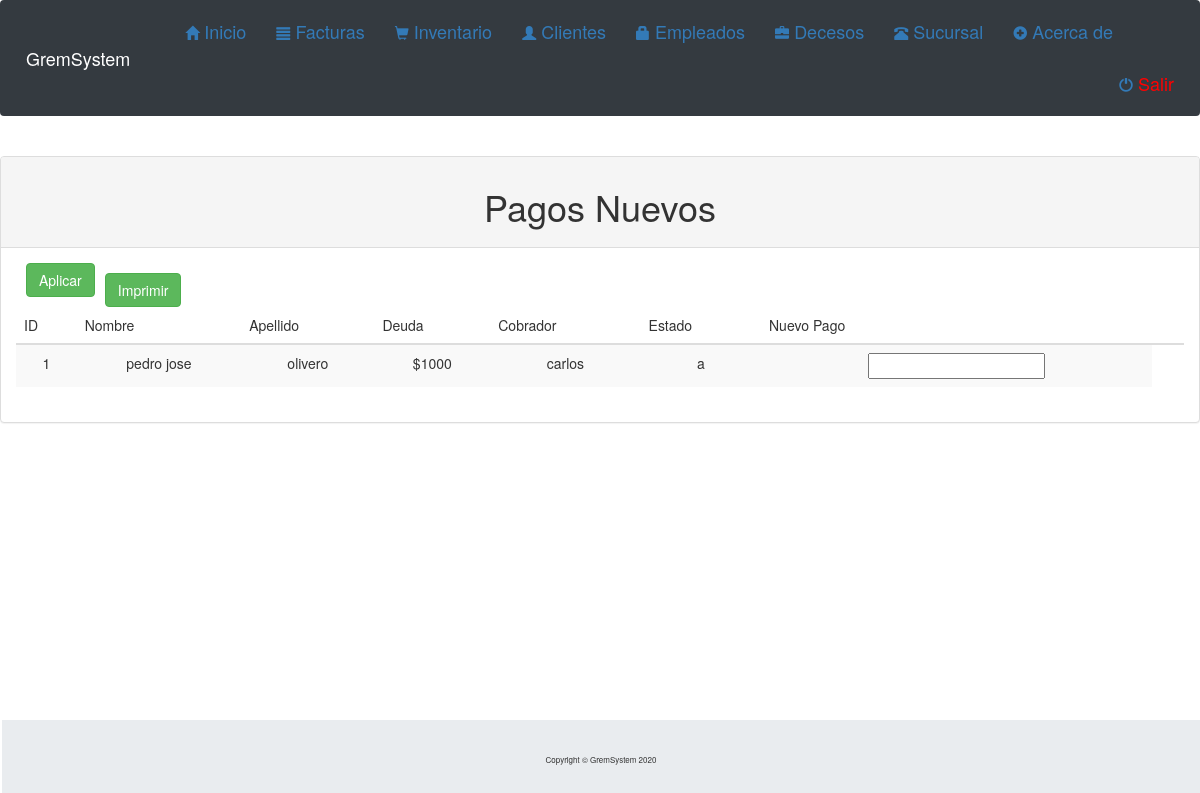
Screenshot of /facturacion_nueva.php with the database file from the repository.
### tables this page shows
CREATE TABLE `socio` (
  `id_clien` int(11) NOT NULL,
  `nombreclien` varchar(20) DEFAULT NULL,
  `apellidoclien` varchar(100) DEFAULT NULL,
  `cedulaclien` varchar(100) DEFAULT NULL,
  `telefonoclien` varchar(20) DEFAULT NULL,
  `fechaclien` date NOT NULL,
  `direccionclien` varchar(100) NOT NULL,
  `estadoclien` char(1) DEFAULT NULL,
  `Suculsar` int(11) NOT NULL,
  `id_empleado` int(11) NOT NULL
);

CREATE TABLE `deuda` (
  `id_deuda` int(11) NOT NULL,
  `deuda` int(11) DEFAULT NULL,
  `fecha` date DEFAULT NULL,
  `estado` char(20) DEFAULT NULL,
  `id_clien` int(11) NOT NULL
);

CREATE TABLE `empleado` (
  `id_empleado` int(11) NOT NULL,
  `nombreemple` varchar(100) DEFAULT NULL,
  `apellidoemple` varchar(100) DEFAULT NULL,
  `direccionemple` varchar(100) DEFAULT NULL,
  `cedulaemple` varchar(20) DEFAULT NULL,
  `posicionemple` char(100) DEFAULT NULL,
  `nacimientoemple` date DEFAULT NULL,
  `telefonoemple` varchar(20) DEFAULT NULL,
  `estadoemple` char(1) NOT NULL,
  `Suculsar` int(11) NOT NULL
);

### php/consultas/consultadeuda.php (called while the page is built, shortened)
<?php
	function lista_cursos(){
		include('php\conexion.php');
		$sql="SELECT * FROM socio s JOIN deuda d ON (s.id_clien=d.id_clien)
		JOIN empleado e ON (s.id_empleado=e.id_empleado)";
		return $result=$mysqli->query($sql);
	}
?>

### facturacion_nueva.php (the view, shortened to what this page needs)
<?php
	include('php/pcabeza\pcabezadeuda.php');
?>
<head>
<link rel="stylesheet" href="https://maxcdn.bootstrapcdn.com/bootstrap/3.3.7/css/bootstrap.min.css">
</head>
	 	<div class="panel panel-default" style="margin-top: 10px">
			<div class="panel-heading">
		   		<h1 style="text-align:center;">Pagos Nuevos</h1>
			</div>
			<div class="panel-body">
				<p>
					<a href="empleado_nuevo.php" class="btn btn-success pull-left"style="margin-left: 10px">Aplicar</a>
				</p>
				<p>
					<a href="reporte.php" class="btn btn-success pull-left" target="_blank"style="margin-left: 10px">Imprimir</a>
				</p>
	 			<table class="table table-striped" style="text-align: center;">
			 		<thead>
			 			<tr>
			 				<th>ID</th>
			 				<th>Nombre</th>
							 <th>Apellido</th>
			 				<th>Deuda</th>
							 <th>Cobrador</th>
			 				<th>Estado</th>
                             <th>Nuevo Pago</th>
			 				<th></th>
			 			</tr>
			 		</thead>
			 		<tbody>
			 			<?php
			 			$query=lista_cursos();
		 				while ( $row= $query->fetch_assoc() ) {
		 					echo"
								<tr>
								<td>".$row['id_clien']."</td>
								<td>".$row['nombreclien']."</td>
								<td>".$row['apellidoclien']."</td>
								<td>$".$row['deuda']."</td>
								<td>".$row['nombreemple']."</td>
                                <td>".$row['estadoclien']."</td>
                                <td><input></td>
					 			</tr>
		 					";
		 				}
			 			?>
			 		</tbody>
				</table>
			</div>
		</div>
<?php
	include('php/ppie.php');
?>

### rows the page displays
socio: deuda.id_clien "1", nombreclien "pedro jose", apellidoclien "olivero", deuda.deuda "1000", id_empleado.nombreemple "carlos", estadoclien "a"
